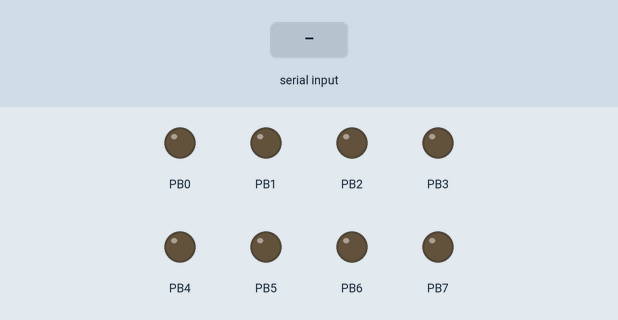
Simulated run of this program. Board: ATmega328P, built with avr-gcc and emulated at 16 MHz. On the bench: output pins drawn as LEDs (lit = HIGH). The inputs (shaded band) are chosen by the test bench. What the program prints to the serial monitor is not drawn.

Above: at 1.2 s.
1.3 s: byte 13 (END_LINE) received over Serial
Timing chart, 0 to 4.3 s (numbered marks = the images above; inputs shaded):
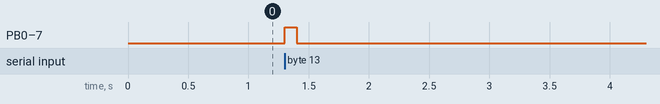

The program:

main.c
```c
#define F_CPU 16000000UL

#include <avr/io.h>
#include <util/delay.h>

#define BAUD_PRESCALE 7 //207 (Èç òàáëèöû Examples of UBRRn Settings for atmel328p "7 - 256000 Baud")
//#define BAUDRATE 9600
//#define BAUD_PRESCALLER (((F_CPU / (BAUDRATE * 16UL))) - 1)
#define FRAME_SIZE 32
#define END_LINE 13

void USART_Init() {
	UBRR0H = BAUD_PRESCALE >> 8;
	UBRR0L = BAUD_PRESCALE;

	UCSR0A |= (1<<U2X0); //Óäâîåíèå ÷àñòîòû
	UCSR0B = (1<<RXEN0) | (1<<TXEN0); //Ðàçðåøàåì ïðèåì è ïåðåäà÷ó ïî USART - T/R ENable = True
	UCSR0C = (0<<UMSEL01) | (0<<UMSEL00) | (1<<USBS0) | (1<<UCSZ00) | (1<<UCSZ01) | (1 << UCSZ00);
}

unsigned char USART_Receive(void) {
	while( !(UCSR0A & (1<<RXC0)) );
	return UDR0;
}

void USART_Receive_Str(char *calledstring) {
	char ch;
	int i = 0;

	while(1) {
		ch = USART_Receive();

		if (ch == END_LINE) {
			calledstring[i] = 0;
			return;
		} else {
			calledstring[i] = ch;
			i++;
		}
	}
}

void USART_Send(unsigned char data) {
	while( !(UCSR0A & (1<<UDRE0)) );
	UDR0 = data;
}

void USART_Transmit_Str(char *calledstring) {
	for (int i = 0; i < FRAME_SIZE; i++) {
		if (calledstring[i] != 0)
			USART_Send(calledstring[i]);
		else
			break;
	}
}

void blink(){
	PORTB = 0xFF;
	_delay_ms(100);
	PORTB= 0x00;
	_delay_ms(100);
}

void Clean_Data(char *input_data) {
	for (int i = 0; i < FRAME_SIZE; i++) {
		input_data[i] = 0;
	}
}

int main(void) {
	DDRB = 0xFF; //PORTC as Output

	char input[FRAME_SIZE] = { 0 };
	USART_Init();

	while(1) {
		USART_Receive_Str(input);

		blink();

		char input_str[FRAME_SIZE] = { 0 };
		input_str[0] = '0';
		input_str[1] = '1';
		input_str[2] = '2';
		input_str[3] = '3';
		input_str[4] = '0';
		input_str[5] = '1';
		input_str[6] = '2';
		input_str[7] = '3';

		USART_Transmit_Str(input_str);
		USART_Transmit_Str("\r");

		Clean_Data(input_str);
	}

	return 0;
}
```

Measured:
- after the input at 1.3 s, PB0–7: LOW → HIGH at once, → LOW 0.10 s later
